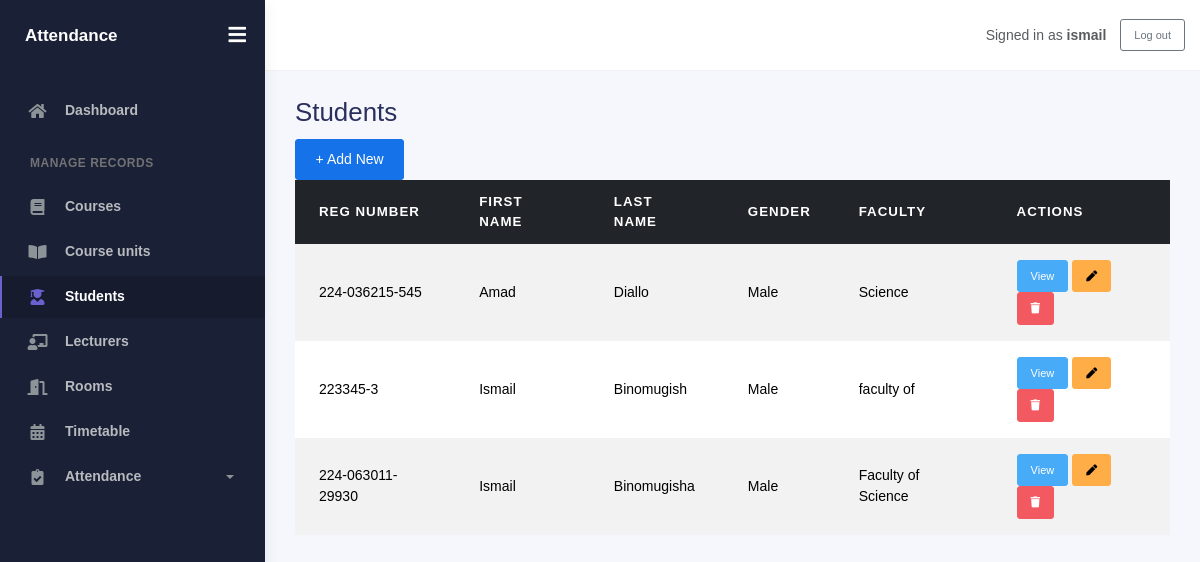
The app's page /students/ (signed in) with its own data.
### core/models.py (models this page shows)
class Student(models.Model):
    GENDER = [('M', 'Male'), ('F', 'Female')]
    reg_number = models.CharField(max_length=30, unique=True)
    student_first_name = models.CharField(max_length=100)
    student_last_name = models.CharField(max_length=100, blank=True)
    gender = models.CharField(max_length=1, choices=GENDER)
    address = models.CharField(max_length=255, blank=True)
    faculty = models.CharField(max_length=100)
    course = models.ForeignKey(Course, on_delete=models.SET_NULL,
                               null=True, blank=True, related_name='students')
    birth_date = models.DateField(null=True, blank=True)
    user = models.OneToOneField(User, null=True, blank=True,
                                on_delete=models.SET_NULL,
                                related_name='student_profile')
    def __str__(self):
        return f"{self.reg_number} - {self.student_first_name} {self.student_last_name}"

### core/views.py (the view)
# urls.py: path('students/', views.student_list, name='student_list'),
@login_required
def student_list(request):
    page_obj = Paginator(Student.objects.all(), 20).get_page(request.GET.get('page'))
    return render(request, 'core/student_page.html', {
        'model_verbose': 'Students',
        'model_name': 'student',
        'fields': list(Student._meta.fields),
        'object_list': page_obj.object_list,
        'page_obj': page_obj,
        'is_paginated': page_obj.has_other_pages(),
    })

### core/templates/core/student_page.html (shortened to what this page needs)
{% extends 'base.html' %}
{% block content %}
<div class="record-list-heading">
  <h2>Students</h2>
  <a class="btn btn-primary" href="{% url 'student_create' %}">+ Add New</a>
</div>
<div class="table-responsive">
<table class="table table-striped table-hover table-content-middle">
  <thead class="table-dark">
    <tr>
      <th>Reg Number</th>
      <th>First Name</th>
      <th>Last Name</th>
      <th>Gender</th>
      <th>Faculty</th>
      <th>Actions</th>
    </tr>
  </thead>
  <tbody>
    {% for obj in object_list %}
    <tr>
      <td>{{ obj.reg_number }}</td>
      <td>{{ obj.student_first_name }}</td>
      <td>{{ obj.student_last_name }}</td>
      <td>{{ obj.get_gender_display }}</td>
      <td>{{ obj.faculty }}</td>
      <td class="action-buttons">
        <a class="btn btn-sm btn-info" href="{% url 'student_detail' obj.pk %}">View</a>
        <a class="btn btn-sm btn-warning" href="{% url 'student_update' obj.pk %}" aria-label="Edit {{ obj }}" title="Edit"><i class="fas fa-pen" aria-hidden="true"></i><span class="visually-hidden">Edit</span></a>
        <a class="btn btn-sm btn-danger" href="{% url 'student_delete' obj.pk %}" aria-label="Delete {{ obj }}" title="Delete"><i class="fas fa-trash" aria-hidden="true"></i><span class="visually-hidden">Delete</span></a>
      </td>
    </tr>
    {% empty %}
    <tr><td colspan="6" class="empty-table-message">No records yet.</td></tr>
    {% endfor %}
  </tbody>
</table>
</div>
{% endblock %}

### core/templates/base.html (shortened to what this page needs)
{% load static %}
<!DOCTYPE html>
<html lang="en">
  <head>
    <link rel="stylesheet" href="{% static 'core/dashboard/bootstrap.min.css' %}" />
    <link rel="stylesheet" href="{% static 'core/dashboard/fonts.min.css' %}" />
    <link rel="stylesheet" href="{% static 'core/dashboard/plugins.min.css' %}" />
    <link rel="stylesheet" href="{% static 'core/dashboard/kaiadmin.min.css' %}" />
  </head>
  <body>
    <div class="wrapper">
      {% if request.user.is_authenticated %}
      <aside class="sidebar" data-background-color="dark">
        <div class="sidebar-logo">
          <div class="logo-header" data-background-color="dark">
            <a class="logo text-white fw-bold" href="{% url 'home' %}">Attendance</a>
            <div class="nav-toggle">
              <button class="btn btn-toggle toggle-sidebar" type="button" aria-label="Toggle sidebar">
                <i class="fas fa-bars" aria-hidden="true"></i>
              </button>
            </div>
          </div>
        </div>
        <div class="sidebar-wrapper scrollbar scrollbar-inner">
          <div class="sidebar-content">
            <ul class="nav nav-secondary">
              <li class="nav-item{% if request.resolver_match.url_name == 'home' %} active{% endif %}">
                <a href="{% url 'home' %}"><i class="fas fa-home" aria-hidden="true"></i><p>Dashboard</p></a>
              </li>
              <li class="nav-section">
                <h4 class="text-section">Manage records</h4>
              </li>
              <li class="nav-item{% if 'course_' in request.resolver_match.url_name %} active{% endif %}">
                <a href="{% url 'course_list' %}"><i class="fas fa-book"></i><p>Courses</p></a>
              </li>
              <li class="nav-item{% if 'courseunit' in request.resolver_match.url_name %} active{% endif %}">
                <a href="{% url 'courseunit_list' %}"><i class="fas fa-book-open"></i><p>Course units</p></a>
              </li>
              <li class="nav-item{% if 'student_' in request.resolver_match.url_name %} active{% endif %}">
                <a href="{% url 'student_list' %}"><i class="fas fa-user-graduate"></i><p>Students</p></a>
              </li>
              <li class="nav-item{% if 'lecturer_' in request.resolver_match.url_name %} active{% endif %}">
                <a href="{% url 'lecturer_list' %}"><i class="fas fa-chalkboard-teacher"></i><p>Lecturers</p></a>
              </li>
              <li class="nav-item{% if 'room' in request.resolver_match.url_name %} active{% endif %}">
                <a href="{% url 'room_list' %}"><i class="fas fa-door-open"></i><p>Rooms</p></a>
              </li>
              <li class="nav-item{% if 'timetable' in request.resolver_match.url_name %} active{% endif %}">
                <a href="{% url 'timetable_list' %}"><i class="fas fa-calendar-alt"></i><p>Timetable</p></a>
              </li>
              <li class="nav-item{% if 'attendance' in request.resolver_match.url_name %} active{% endif %}">
                <a data-bs-toggle="collapse" href="#attendance-menu" aria-expanded="{% if 'attendance' in request.resolver_match.url_name %}true{% else %}false{% endif %}">
                  <i class="fas fa-clipboard-check"></i><p>Attendance</p><span class="caret"></span>
                </a>
              </li>
            </ul>
          </div>
        </div>
      </aside>
      {% endif %}
      <main class="main-panel">
        <header class="main-header">
          <nav class="navbar navbar-header navbar-header-transparent navbar-expand-lg border-bottom">
            <div class="container-fluid">
              {% if request.user.is_authenticated %}
              <div class="ms-auto d-flex align-items-center gap-3">
                <span class="text-muted">Signed in as <strong>{{ request.user.get_username }}</strong></span>
                <form method="post" action="{% url 'logout' %}" class="m-0">
                  <button class="btn btn-outline-secondary btn-sm" type="submit">Log out</button>
                </form>
              </div>
              {% endif %}
            </div>
          </nav>
        </header>
        <div class="container">
          <div class="page-inner">
            {% block content %}{% endblock %}
          </div>
        </div>
      </main>
    </div>
  </body>
</html>

### records on screen
Student: reg_number "224-036215-545", student_first_name "Amad", student_last_name "Diallo", gender "Male", faculty "Science"
Student: reg_number "223345-3", student_first_name "Ismail", student_last_name "Binomugish", gender "Male", faculty "faculty of"
Student: reg_number "224-063011-29930", student_first_name "Ismail", student_last_name "Binomugisha", gender "Male", faculty "Faculty of Science"

### other values on screen
{{ request.user.get_username }} "ismail"
